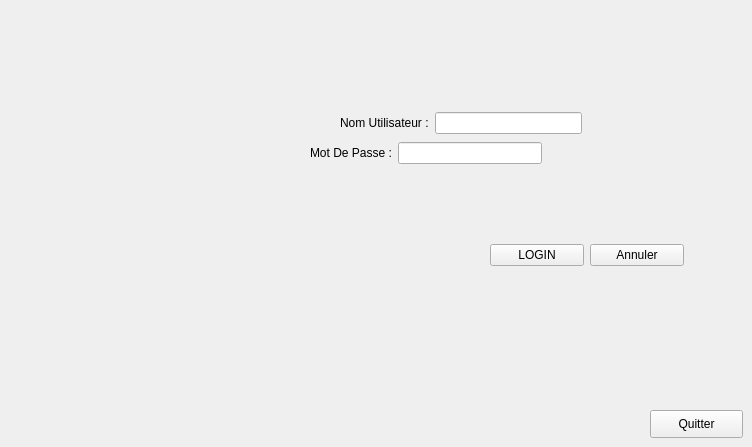
      <widget class="QWidget" name="page_9">
       <widget class="QWidget" name="layoutWidget_4">
        <property name="geometry">
         <rect>
          <x>340</x>
          <y>110</y>
          <width>242</width>
          <height>26</height>
         </rect>
        </property>
        <layout class="QHBoxLayout" name="horizontalLayout_32">
         <item>
          <widget class="QLabel" name="label_2">
           <property name="text">
            <string>Nom Utilisateur :</string>
           </property>
          </widget>
         </item>
         <item>
          <widget class="QLineEdit" name="nomUC_2"/>
         </item>
        </layout>
       </widget>
       <widget class="QWidget" name="layoutWidget_5">
        <property name="geometry">
         <rect>
          <x>490</x>
          <y>240</y>
          <width>194</width>
          <height>30</height>
         </rect>
        </property>
        <layout class="QHBoxLayout" name="horizontalLayout_33">
         <item>
          <widget class="QPushButton" name="login_2">
           <property name="text">
            <string>LOGIN</string>
           </property>
          </widget>
         </item>
         <item>
          <widget class="QPushButton" name="annulerC_2">
           <property name="text">
            <string>Annuler</string>
           </property>
          </widget>
         </item>
        </layout>
       </widget>
       <widget class="QPushButton" name="quitterP_2">
        <property name="geometry">
         <rect>
          <x>650</x>
          <y>410</y>
          <width>93</width>
          <height>28</height>
         </rect>
        </property>
        <property name="text">
         <string>Quitter</string>
        </property>
       </widget>
       <widget class="QWidget" name="layoutWidget_6">
        <property name="geometry">
         <rect>
          <x>310</x>
          <y>140</y>
          <width>232</width>
          <height>26</height>
         </rect>
        </property>
        <layout class="QHBoxLayout" name="horizontalLayout_34">
         <item>
          <widget class="QLabel" name="label_4">
           <property name="text">
            <string>Mot De Passe :</string>
           </property>
          </widget>
         </item>
         <item>
          <widget class="QLineEdit" name="mdpC_2">
           <property name="echoMode">
            <enum>QLineEdit::Password</enum>
           </property>
          </widget>
         </item>
        </layout>
       </widget>
      </widget>
